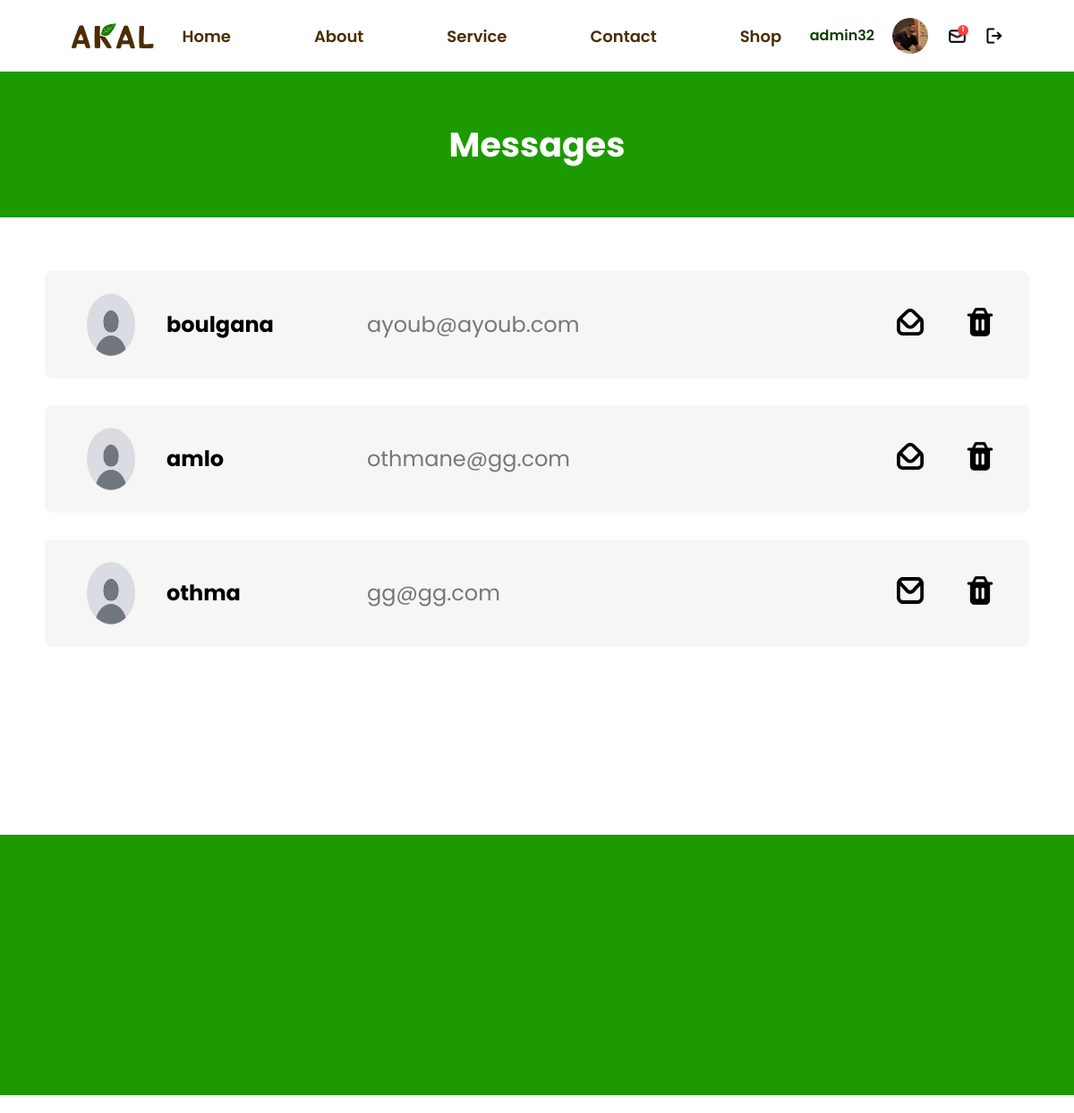
Before: /messages (signed in) with the older database file.
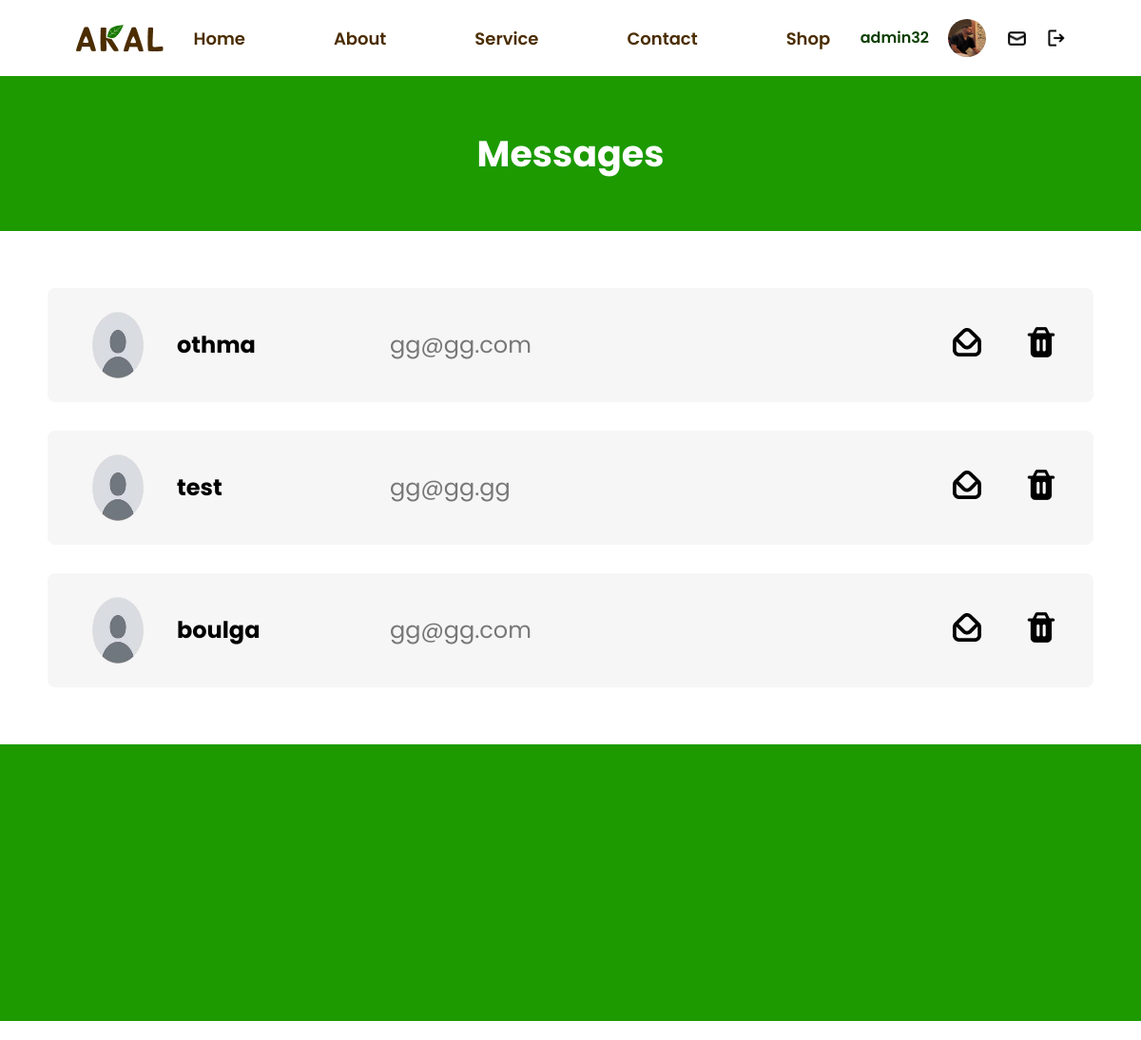
After: the same page with the newer database file.
### tables this page shows
CREATE TABLE "user" (
	"user_id"	INTEGER NOT NULL,
	"full_name"	TEXT,
	"email"	TEXT NOT NULL,
	"password"	TEXT NOT NULL,
	"sex"	INTEGER,
	"age"	INTEGER,
	"about"	TEXT,
	"username"	TEXT NOT NULL,
	"profile_path"	TEXT,
	"role"	INTEGER NOT NULL,
	PRIMARY KEY("user_id" AUTOINCREMENT)
);

CREATE TABLE "message" (
	"message_id"	INTEGER NOT NULL,
	"name"	TEXT NOT NULL,
	"email"	TEXT NOT NULL,
	"message"	TEXT NOT NULL,
	"opened"	INTEGER,
	PRIMARY KEY("message_id" AUTOINCREMENT)
);

### app.py (the view)
@app.route('/messages')
@login_required
def messages():
    con = sqlite3.connect("akal.db")
    con.row_factory = sqlite3.Row
    cur = con.cursor()
    cur.execute("SELECT * FROM message ")
    msgs = cur.fetchall()
    cur.close()
    con.close()
    messagesLength=getMessagesLength()
    if current_user.role == 1:
        return render_template("messages.html",msgs=msgs,messagesLength=messagesLength)
    else :
        return render_template("notFound.html",)

### app.py (called while the page is built)
@login_manager.user_loader
def load_user(user_id):
    con = sqlite3.connect("akal.db")
    cur = con.cursor()
    cur.execute("SELECT * FROM user WHERE user_id = ?", (user_id,))
    user = cur.fetchone()
    if user:
        return User(user_id=user[0], full_name=user[1], email=user[2], password=user[3],sex=user[4],age=user[5],about=user[6],username=user[7],profile_path=user[8],role=user[9])
    return None

@login_required
def getMessagesLength():
    con = sqlite3.connect("akal.db")
    con.row_factory = sqlite3.Row
    cur = con.cursor()
    cur.execute("SELECT * FROM message WHERE opened=? ",(0,))
    msgs = cur.fetchall()
    cur.close()
    con.close()
    length= len(msgs)
    return length

### templates/messages.html (shortened to what this page needs)
{% extends 'layout.html' %} {% block body %} {% block content %}
<section class="noAnimation bg-darkGreen sm:py-[53px] py-[37px] text-center">
  <h2 class="font-bold lg:text-[38px] text-[26px] text-white">Messages</h2>
</section>
{%if msgs%}
<section
  class="flex flex-col px-[30px] sm:px-[50px] sm:gap-[30px] gap-[13px] py-[40px] sm:py-[60px]"
>
  {% for msg in msgs %}
  <section
    id="container"
    class="cursor-pointer noAnimation w-full bg-[#F6F6F6] rounded-[8px] flex justify-between items-center py-[12px] sm:py-[22px] px-[21px] sm:px-[36px]"
  >
    <div class="flex sm:gap-[24px] gap-[19px] items-center">
      <img
        src="/static/images/avatar.png"
        alt="user"
        class="rounded-full sm:w-[76px] sm:h-[76px] h-[52px] w-[52px]"
      />
      <h3 class="font-bold sm:text-[24px] text-[16px] lg:w-[200px]">
        {{msg.name}}
      </h3>
      <p class="hidden lg:block text-[24px] text-[#777777]">{{msg.email}}</p>
    </div>
    <div class="flex sm:gap-[44px] gap-[14px] items-center">
      <form action="{{url_for('messageDetails')}}" method="post">
        <button type="submit">
          {% if msg.opened == 0 %}
          <img
            src="/static/images/icons/closedMessage.png"
            alt="letter"
            class="sm:w-[30px] sm:h-[30px] w-[16px] h-[16px]"
          />
          {% else %}
          <img
            src="/static/images/icons/openedMessage.png"
            alt="letter"
            class="sm:w-[30px] sm:h-[30px] w-[16px] h-[16px]"
          />
          {%endif%}
        </button>
      </form>
      <form
        action="{{url_for('deleteMessage')}}"
        method="post"
        class="secondaryForm"
      >
        <button type="submit">
          <img
            src="/static/images/icons/trash.png"
            alt="trash"
            class="sm:w-[38px] sm:h-[38px] w-[22px] h-[22px]"
          />
        </button>
      </form>
    </div>
  </section>
  {% endfor %}
</section>
{%endif%}
{% endblock %} {% endblock %}

### templates/layout.html (shortened to what this page needs)
<!DOCTYPE html>
<html lang="en" class="scroll-smooth">
  <head>
    <link
      rel="stylesheet"
      href="https://cdnjs.cloudflare.com/ajax/libs/font-awesome/6.0.0-beta3/css/all.min.css"
    />
    <script src="https://cdn.tailwindcss.com"></script>
  </head>
  <body class="font-poppins">
    <header
      class="flex justify-between items-center py-5 px-[30px] lg:px-[80px] sm:px-[50px] relative"
    >
      <a href="{{ url_for('index')}}"
        ><img src="/static/images/logobrown.png" alt="logo"
      /></a>
      <ul
        class="hidden sm:flex lg:gap-[93px] gap-[20px] text-brown lg:text-[18px] md:text-[16px] font-semibold"
      >
        <a href="/"><li>Home</li></a>
        <a href="/#about"><li>About</li></a>
        <a href="/#services"><li>Service</li></a>
        <a href="{{ url_for('contact') }}"><li>Contact</li></a>
        {% if current_user.is_authenticated %}
        <a href="{{ url_for('shopAll') }}"><li>Shop</li></a>
        {% endif %}
      </ul>
      {% if current_user.is_authenticated %}
      <div
        class="hidden sm:flex lg:gap-[20px] gap-[10px] justify-center items-center"
      >
        <h2 class="text-[#0C3E00] font-semibold">{{current_user.username}}</h2>
        <a href="{{ url_for('profile') }}">
          <img
            src="{{ current_user.profile_path if current_user.profile_path else '/static/images/avatar.png' }}"
            alt="avatar"
            class="w-[40px] h-[40px] rounded-full"
          />
        </a>
        <div class="flex lg:gap-[20px] gap-[10px] items-center">
          {% if current_user.role == 1 %}
          <div class="relative">
            <a href="{{ url_for('messages') }} ">
              <img
                src="/static/images/icons/message.png"
                alt="message"
                class="w-[25px] h-[25px]"
              />
            </a>
            {%if messagesLength > 0 %}
            <span
              class="absolute bg-red-500 rounded-full top-0 right-0 w-[12px] h-[12px] text-[7px] text-white font-bold flex justify-center items-center"
              >{{messagesLength}}</span
            >
            {%endif%}
          </div>
          {% endif %}
          <a href="{{ url_for('logout') }}">
            <img
              src="/static/images/icons/out.png"
              alt="logout"
              class="w-[18px] h-[18px]"
            />
          </a>
        </div>
      </div>
      {% endif %}
    </header>
    {% block content %}{% endblock %}
    <footer
      class="bg-darkGreen font-bold lg:px-[80px] lg:gap-[78px] sm:gap-[50px] gap-[58px] flex flex-col text-center flex-col lg:pt-[120px] lg:pb-[30px] sm:py-[30px] py-[40px]"
    >
    </footer>
  </body>
</html>

### templates/layout.html (style rules this page uses)
.noAnimation { opacity: 0; filter: blur(5px); transition: all 1s; transform: translateY(50px); }
.animateScroll { opacity: 1; filter: blur(0); transform: translateY(0); }

Changed rows visible on the page:
removed message: name "boulgana", email "ayoub@ayoub.com", opened 1 (drawn)
removed message: name "amlo", email "othmane@gg.com", opened 1 (drawn)
changed message "othma": opened: picture added; opened: picture removed
now on this page (row unchanged): message: name "test", email "gg@gg.gg", opened 1 (drawn)
added message: name "boulga", email "gg@gg.com", opened 1 (drawn)
Other visible differences:
{{ messagesLength }}: "1" → (not shown)
